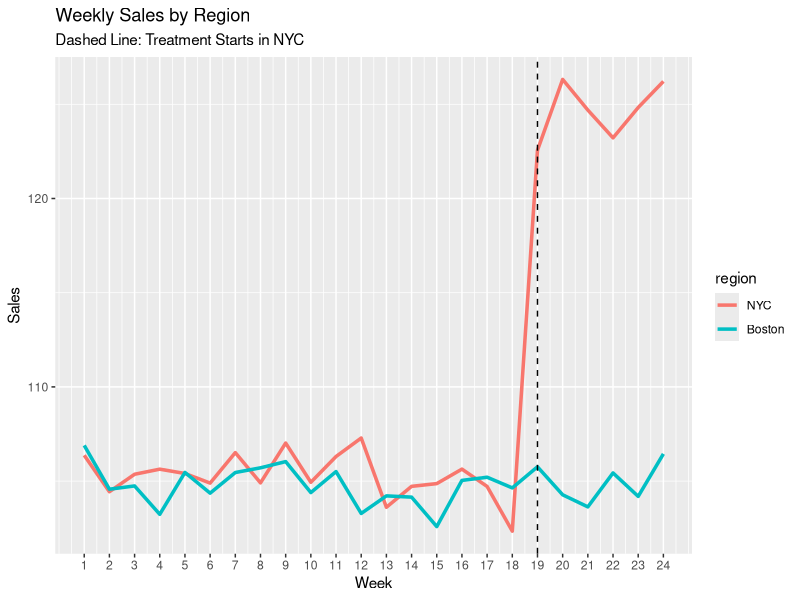
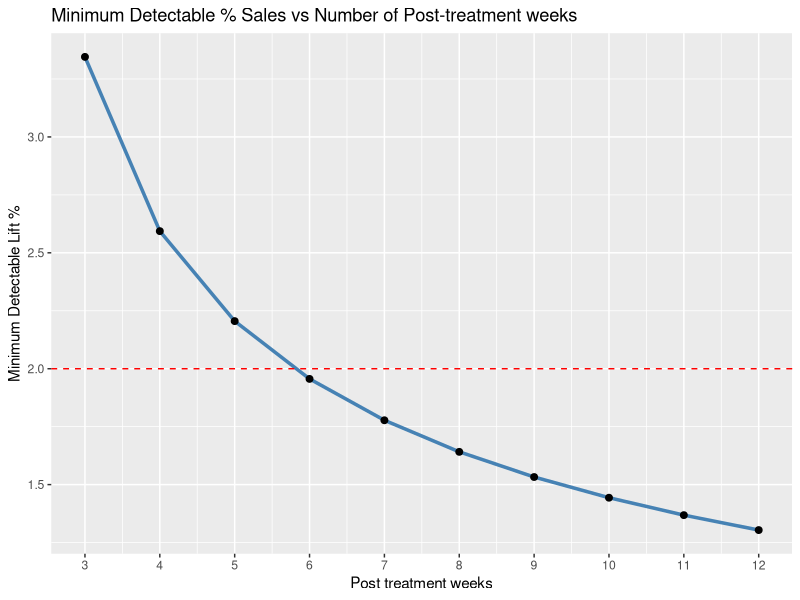
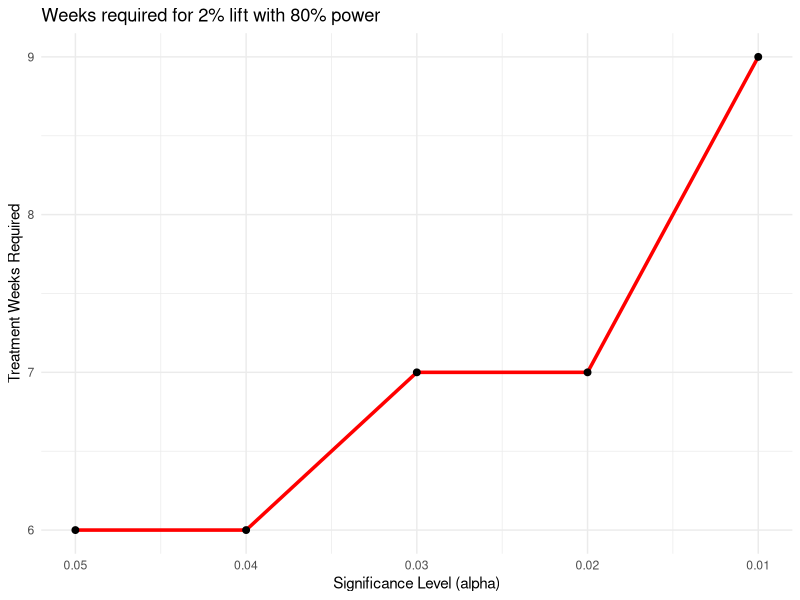
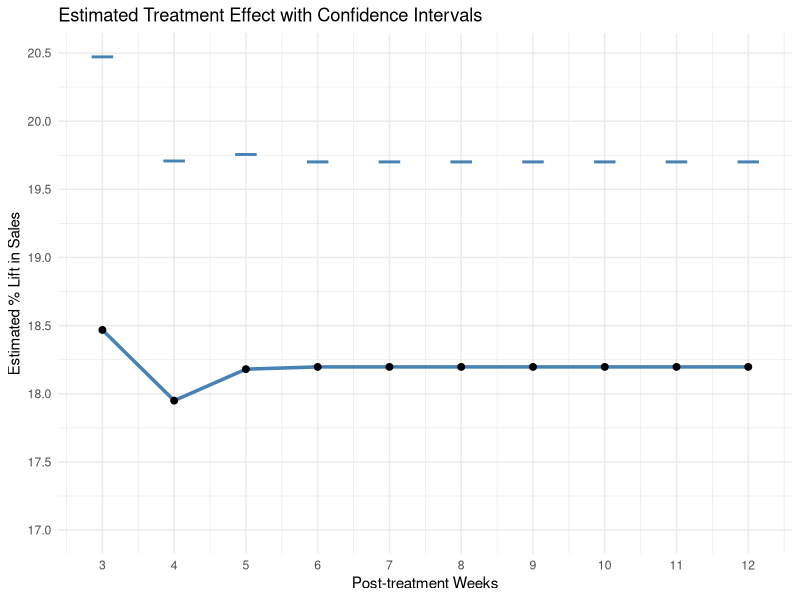

Generate these figures, in order, with R:
## ---- chunk 1
library(tidyverse)
library(lmtest)
library(sandwich)
library(ggplot2)
library(pwr)

## ---- chunk 2
set.seed(42)
## ---- chunk 3
weeks <- 24
n_regions <- 2
regions <- c("NYC", "Boston")
treatment_week <- 19
## ---- chunk 4
df <- expand.grid(week = 1:weeks, region = regions)
df <- df %>% 
  mutate(treated = ifelse(region == "NYC", 1, 0),
         post = ifelse(week >= treatment_week, 1,0),
         
         did = treated * post,
         base_sales = 100 +rnorm(n(), 5) # base sales : 100
         )
## ---- chunk 5
df <- df %>% 
  mutate(treatment_effect = ifelse(did == 1, 20, 0),
         sales = base_sales + treatment_effect
         )
## ---- chunk 6
# baseline sales in NYC before treatment
baseline_nyc <- df %>% 
  filter(region == "NYC", week < treatment_week) %>% 
  summarize(mean_sales = mean(sales)) %>% 
  pull(mean_sales)

baseline_nyc
## ---- chunk 7
true_lift_pct <- (20/baseline_nyc) * 100
true_lift_pct
## ---- chunk 8
ggplot(df, aes (x= week, y = sales, color =region, group = region)) +
  geom_line(size = 1.2) + 
  geom_vline(xintercept = treatment_week, linetype = "dashed", color = 'black') +
  labs( title = "Weekly Sales by Region", subtitle = "Dashed Line: Treatment Starts in NYC", y = "Sales", x = "Week") +
  scale_x_continuous(breaks = seq(min(df$week), max(df$week), by = 1)) 
## ---- chunk 9
baseline_nyc <- df %>% 
  filter(region == "NYC", week < treatment_week) %>% 
  summarize(mean_sales = mean(sales)) %>% 
  pull(mean_sales)

baseline_nyc
## ---- chunk 10
# assuming mde of 2%
effect_units <- 0.02 * baseline_nyc
effect_units
## ---- chunk 11
sd_sales = df %>% 
  filter(week < treatment_week) %>% 
  summarize(sd = sd(sales)) %>% 
  pull(sd)
sd_sales
## ---- chunk 12
d <- effect_units / sd_sales
d
## ---- chunk 13
# calculate power of treatment in 6 weeks
pwr.t.test(d = 1.8359 , n = 6 , sig.level = 0.05,  type = "two.sample")
## ---- chunk 14

d = pwr.t.test( n = 6 , sig.level = 0.05, power =0.8,  type = "two.sample")$d
pwr.t.test( n = 6 , sig.level = 0.05, power =0.8,  type = "two.sample")
## ---- chunk 15
sd_pre <- df %>% 
  filter(week < treatment_week) %>% 
  summarize(sd_sales = sd(sales)) %>% 
  pull(sd_sales)
  
baseline_nyc <- df %>%
  filter(region == "NYC", week < treatment_week) %>%
  summarize(mean_sales = mean(sales)) %>%
  pull(mean_sales)

## ---- chunk 16
mde_units <- d * sd_pre
mde_units
## ---- chunk 17
mde_pct <- (mde_units/baseline_nyc) *100
mde_pct
## ---- chunk 18

weeks_range <- 3:12

compute_mde <- function(n_weeks, sd, baseline){
  d_mde <- pwr.t.test( n = n_weeks , sig.level = 0.05, power =0.8,  type = "two.sample", alternative = "two.sided")$d
  mde_units <- d_mde * sd
  mde_pct <- (mde_units/baseline) * 100
  return(data.frame(weeks = n_weeks,
                    d = d_mde,
                    mde_units,
                    mde_pct
                    ))
}
## ---- chunk 19
baseline_nyc <- df %>%
  filter(region == "NYC", week < treatment_week) %>%
  summarize(mean_sales = mean(sales)) %>%
  pull(mean_sales)
## ---- chunk 20
mde_table <- lapply(weeks_range, compute_mde, sd = sd_pre, baseline = baseline_nyc) %>% 
  bind_rows()
## ---- chunk 21
knitr::kable(round(mde_table, 2), caption = "Minimum Detectable Effect by Week")
## ---- chunk 22
ggplot(mde_table, aes( x= weeks, y= mde_pct)) + 
  geom_line(size = 1.2, color = "steelblue") + 
  geom_point( size = 2) + 
  geom_hline(yintercept =  2, linetype = "dashed", color = "red" ) + 
  labs(title = "Minimum Detectable % Sales vs Number of Post-treatment weeks",
       x = "Post treatment weeks",
       y = "Minimum Detectable Lift %") + 
  scale_x_continuous(breaks = weeks_range)  

## ---- chunk 23
pwr.t.test(d = 1.924106 , sig.level = 0.05
           , power = 0.8, type = "two.sample", alternative = "two.sided")$n
## ---- chunk 24
d <- 2.099254 / 1.091028
alpha_levels <- seq(.05 , .01, by = -.01)

weeks_required <- data.frame(alpha = alpha_levels, n_required = sapply(alpha_levels, function(a) {
  ceiling(pwr.t.test(d = d, sig.level = a, power = 0.8, type = "two.sample")$n)
}))
weeks_required
## ---- chunk 25
ggplot(weeks_required, aes(x = alpha, y = n_required)) +
  geom_line(size = 1.2, color = "Red") +
  geom_point(size = 2) + 
  scale_x_reverse(breaks = alpha_levels) +
  labs(title ="Weeks required for 2% lift with 80% power",
       x = "Significance Level (alpha)",
       y = "Treatment Weeks Required") +
  theme_minimal()
## ---- chunk 26
weeks_range <- 3:12

estimate_ci <- function(n_weeks){
  df_subset <- df %>% 
    filter(week < treatment_week |week < (treatment_week + n_weeks))
  
  model <- lm(sales~ treated + post + did, data = df_subset)
  conf_int <- confint(model)["did",]
  est<- coef(model)["did"]
  
  return(data.frame(
    weeks = n_weeks,
    estimate = est,
    lower_ci = conf_int[1],
    upper_ci = conf_int[2]
  ))

}

## ---- chunk 27
ci_table <- do.call(rbind, lapply(weeks_range, estimate_ci))
ci_table <- ci_table %>% 
  mutate(
    estimate_pct = estimate/ baseline_nyc * 100,
    lower_ci_pct = lower_ci / baseline_nyc * 100,
    upper_ci_pct = upper_ci / baseline_nyc * 100
  )
ci_table
## ---- chunk 28
ggplot(ci_table, aes(x = weeks, y = estimate_pct )) + 
  geom_line(color = "steelblue", size = 1.2)+
  geom_point(size = 2)+
  geom_errorbar(aes(y = estimate_pct, ymin = lower_ci_pct, ymax = upper_ci_pct), alpha = 1,
                color = "steelblue", width = 0.3, size =1) +
 
  labs(title = "Estimated Treatment Effect with Confidence Intervals",
       x = "Post-treatment Weeks",
       y = "Estimated % Lift in Sales",
  ) +
  scale_x_continuous(breaks = weeks_range)  +
  scale_y_continuous(limits = c(17, NA), breaks = seq(17,22, by = 0.5)) +
  theme_minimal()
